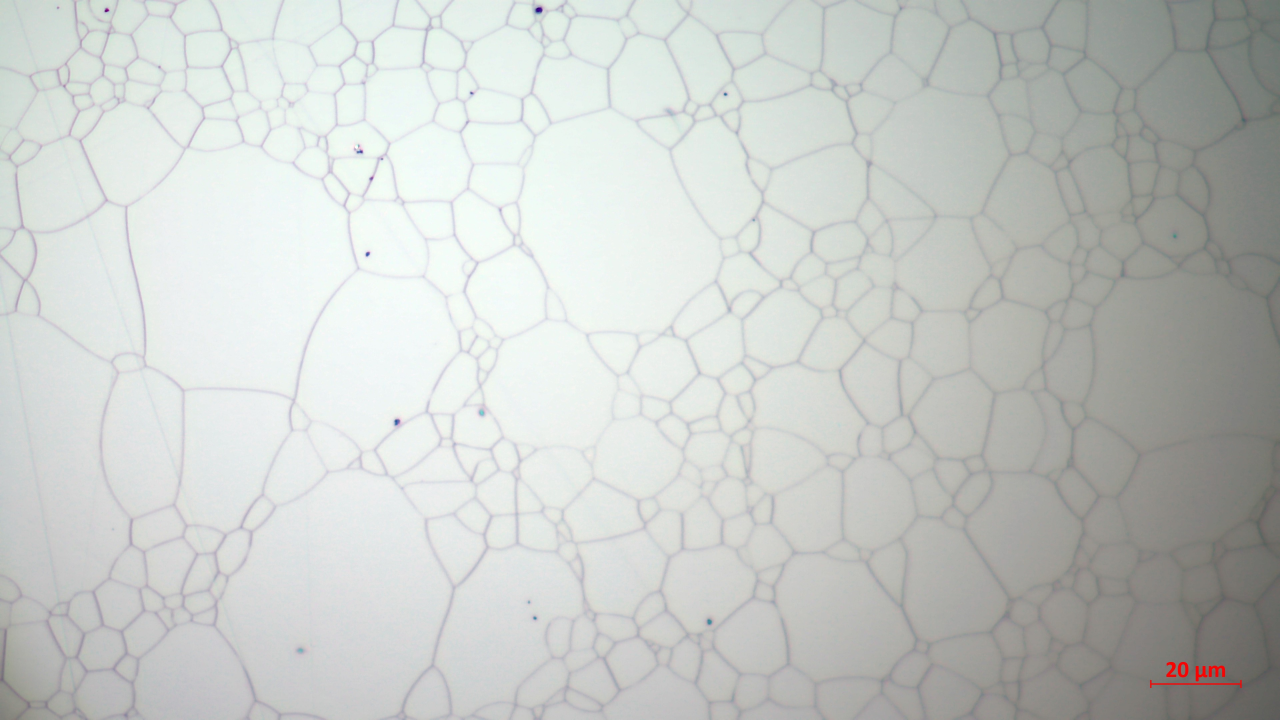
#> input picture example_data/Snap-05.jpg, 3840 x 2160 px (shown at 1/3 size)
$ jupyter execute 'Experiment 2.1.ipynb'   (shell and % lines are left out)
#> lines starting #> are read from the running program, lines starting #| are printed output that depends on the picture; after the words box and inside, x2 and y2 are one past the last pixel; in counts of white or black regions, pixels touching at a corner belong together
# Non-derivative curve fitting with adaptive threshold

It's the same as 2, but I want to try adaptive threshold instead of usual.

[cell 1]
import cv2
import matplotlib.pyplot as plt
import numpy as np

plt.rcParams['figure.figsize'] = [14, 9]

img = cv2.imread('../example_data/Snap-05.jpg')
#> img is the input picture: shape (2160, 3840, 3); mean B, G, R 199.5, 202.5, 199
plt.imshow(img)
plt.show()

[cell 2]
img_gray = cv2.cvtColor(img, cv2.COLOR_BGR2GRAY)
plt.imshow(img_gray, cmap='gray')
plt.show()

[cell 3]
clahe = cv2.createCLAHE(clipLimit=20.0, tileGridSize=(64, 64))
img_cl = clahe.apply(img_gray)
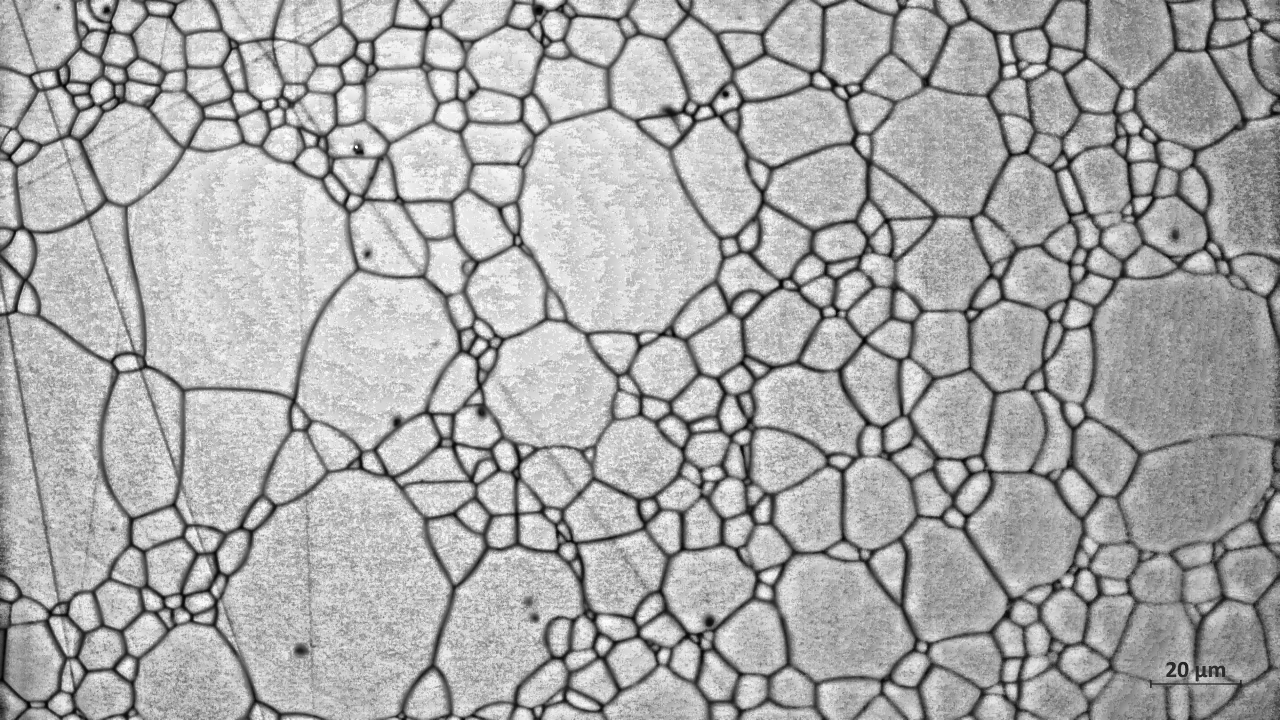
#> img_cl: shape (2160, 3840) (shown at 1/3 size); min 0, max 255, mean 171.3
plt.imshow(img_cl, cmap='gray')
plt.show()

[cell 4]
img_bl = cv2.blur(img_cl, (10, 10))
plt.imshow(img_bl, cmap='gray')
plt.show()

[cell 5]
img_tr = cv2.adaptiveThreshold(img_bl, 255, cv2.ADAPTIVE_THRESH_MEAN_C, cv2.THRESH_BINARY, 1001, 2)
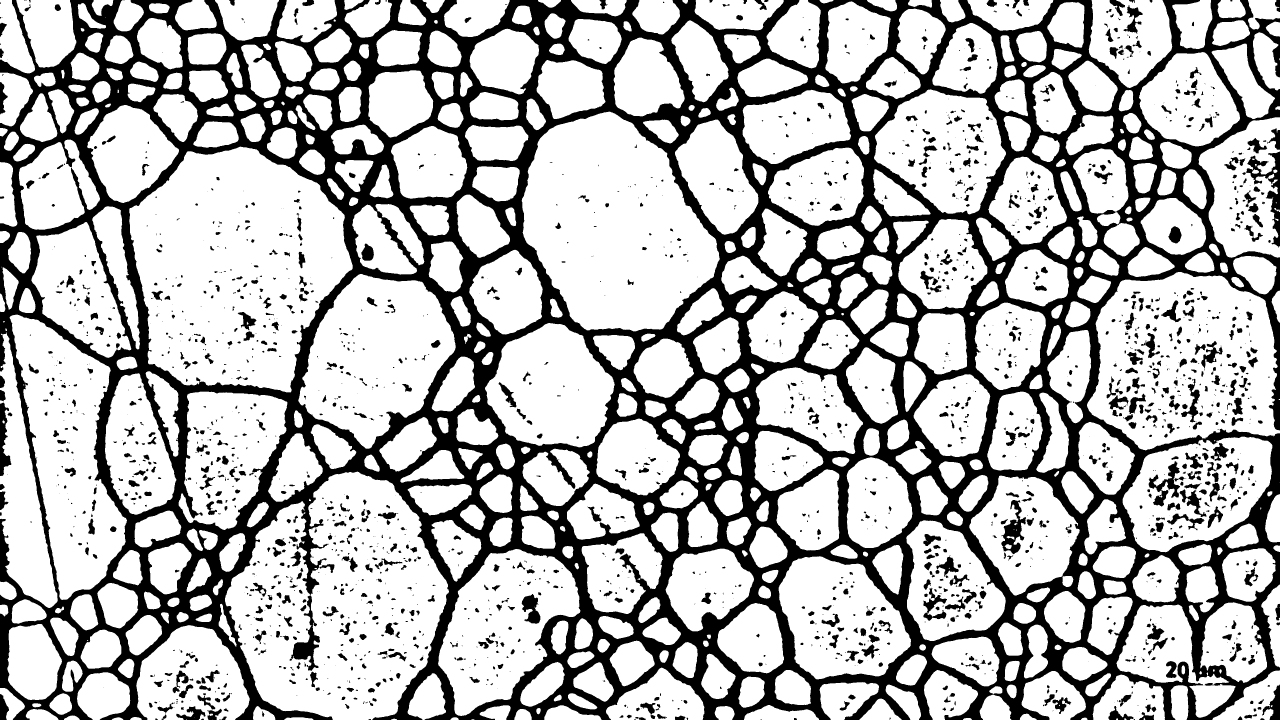
#> img_tr: shape (2160, 3840) (shown at 1/3 size); 71.9% white; 2240 black regions (864 under 20 px)
plt.imshow(img_tr, cmap='gray')
plt.show()

[cell 6]
contours, hierarchy = cv2.findContours(img_tr, cv2.RETR_TREE, cv2.CHAIN_APPROX_SIMPLE)
#> contours = 2760 contours, 801 with area under 20; largest, box (x1, y1, x2, y2) and area: (388, 440, 1058, 1177) 356954, (675, 1415, 1347, 2160) 347474, (1565, 335, 2159, 994) 270899, (3261, 816, 3840, 1351) 239302, (29, 944, 381, 1800) 159697
img_contours = img.copy()
img_contours = cv2.drawContours(img_contours, contours, -1, (0,0,255), 3)
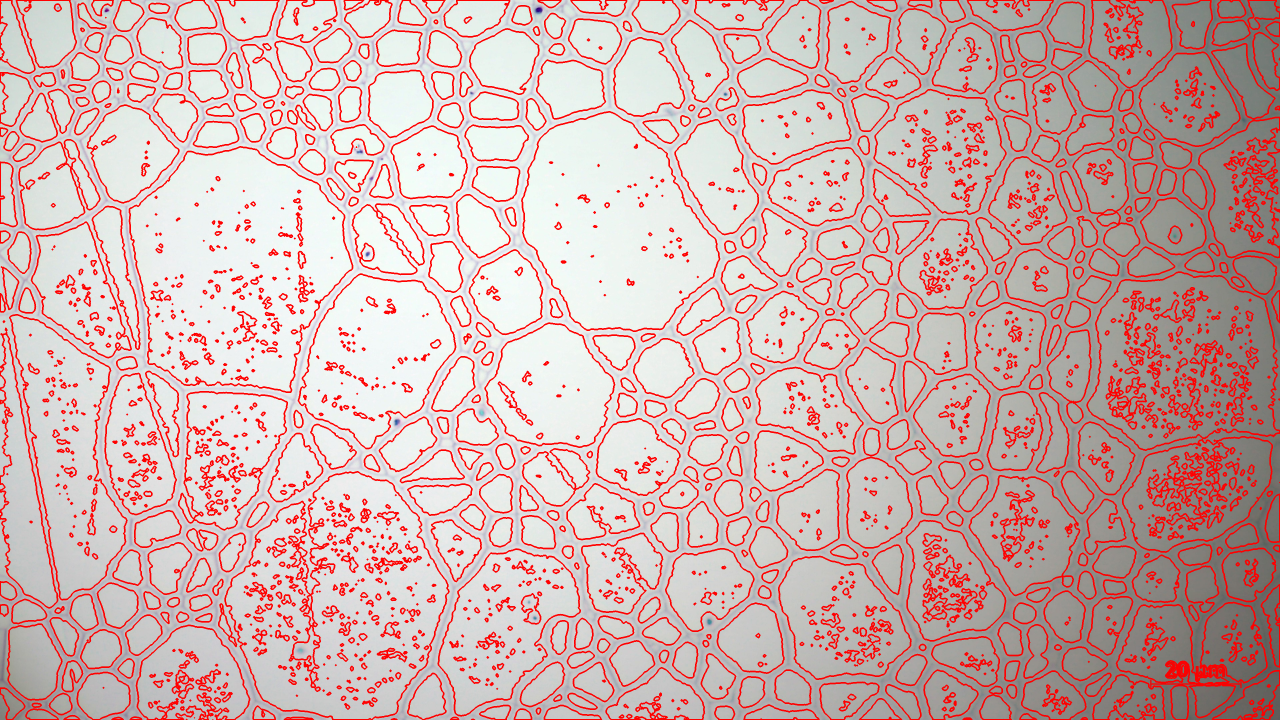
#> img_contours: shape (2160, 3840, 3) (shown at 1/3 size); mean B, G, R 173.6, 176.1, 207.4
plt.imshow(img_contours)
plt.show()
